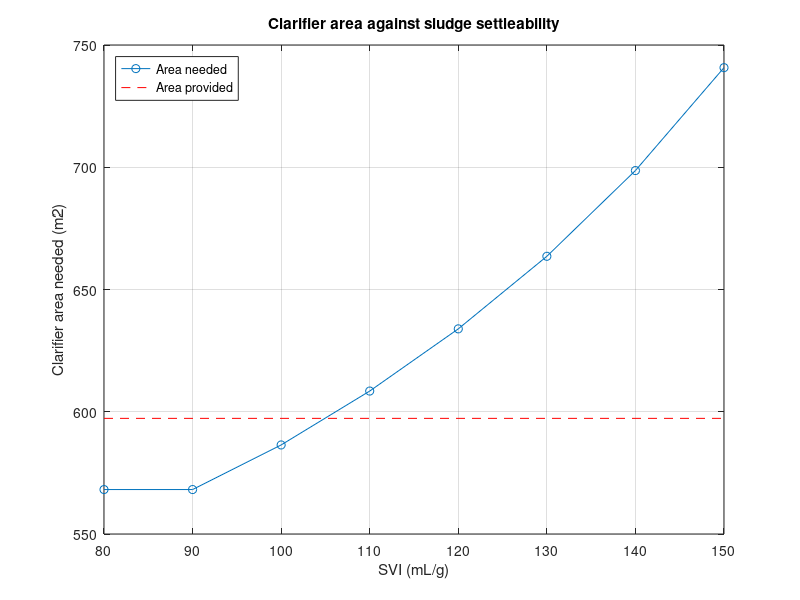

Here is the MATLAB script that generated this plot:
%% Secondary clarifier design

clear;
clc;

%% 1. Input data from the previous design stages

DWF    = 10000;   % Dry weather flow (m3/d)
FFT    = 25000;   % Flow to full treatment (m3/d)
MLSS   = 4000;    % Sludge concentration in the aeration tank (mg/L)
Px_TSS = 1564;    % Total sludge production (kg TSS/d)
V_aer  = 5159;    % Aeration tank volume (m3)
SRT    = 13.2;    % Design sludge age (d)

%% 2. Design assumptions

SVI      = 100;   % Sludge volume index (mL/g)
SOR_avg  = 24;    % Surface overflow rate at DWF (m3/m2/d)
SOR_peak = 44;    % Surface overflow rate at FFT (m3/m2/d)
SLR_avg  = 144;   % Solids loading rate at DWF (kg/m2/d)
SLR_peak = 216;   % Solids loading rate at FFT (kg/m2/d)
WL_max   = 375;   % Maximum allowable weir loading (m3/m/d)
n_tanks  = 2;     % Number of circular clarifiers
depth    = 4.0;   % Side water depth (m)

%% 3. Calculate the return sludge flow

% Estimate the return sludge concentration from the SVI
Xr = 1e6 / SVI;

% Calculate the return sludge ratio
R = MLSS / (Xr - MLSS);

% Calculate the return flow using the dry weather flow
Qr = R * DWF;

%% 4. Calculate the required clarifier area

% Area required to meet the surface overflow rate limits
A_sor_avg  = DWF / SOR_avg;
A_sor_peak = FFT / SOR_peak;

% Area required to meet the solids loading rate limits
A_slr_avg  = (DWF + Qr) * MLSS / 1000 / SLR_avg;
A_slr_peak = (FFT + Qr) * MLSS / 1000 / SLR_peak;

% Compare the four area requirements
A_all = [A_sor_avg, A_sor_peak, A_slr_avg, A_slr_peak];

names = {'SOR at DWF', 'SOR at FFT', 'SLR at DWF', 'SLR at FFT'};

% The largest area determines the clarifier design
[A_req, g] = max(A_all);

%% 5. Determine the clarifier dimensions

% Calculate the minimum diameter required for each tank
D_req = sqrt(4 * (A_req / n_tanks) / pi);

% Round the diameter up to the next 0.5 m
D = ceil(D_req * 2) / 2;

% Calculate the total area and volume provided
A_tot  = n_tanks * pi * D^2 / 4;
V_clar = A_tot * depth;

% Check the actual surface overflow rates
SOR_avg_act  = DWF / A_tot;
SOR_peak_act = FFT / A_tot;

% Check the actual solids loading rates
SLR_avg_act  = (DWF + Qr) * MLSS / 1000 / A_tot;
SLR_peak_act = (FFT + Qr) * MLSS / 1000 / A_tot;

% Calculate the total weir length around the tanks
L_weir = n_tanks * pi * D;

% Calculate the weir loading at average and peak flows
WL_avg  = DWF / L_weir;
WL_peak = FFT / L_weir;

%% 6. Calculate sludge wasting rates

% Calculate the sludge wasting flow from the return line
Qw_ras = Px_TSS / (Xr / 1000);

% Estimate the wasting flow from the aeration tank
Qw_tank = V_aer / SRT;

% Calculate the solids removed through tank wasting
M_tank = Qw_tank * MLSS / 1000;

%% 7. Check the effect of different SVI values

% Calculate the required area for a given SVI
% The return sludge ratio changes as the SVI changes
area_needed = @(svi) max([DWF / SOR_avg, FFT / SOR_peak, (DWF + MLSS / (1e6 / svi - MLSS) * DWF) * MLSS / 1000 / SLR_avg, (FFT + MLSS / (1e6 / svi - MLSS) * DWF) * MLSS / 1000 / SLR_peak]);

% Calculate the area requirement at selected SVI values
SVI_vec = 80:10:150;
nS = numel(SVI_vec);

A_need = zeros(1, nS);
R_vec  = zeros(1, nS);

for i = 1:nS

    A_need(i) = area_needed(SVI_vec(i));

    % Calculate the return sludge ratio at this SVI
    R_vec(i) = MLSS / (1e6 / SVI_vec(i) - MLSS);

end

% Use smaller SVI increments to estimate the maximum acceptable SVI
SVI_fine = 80:0.5:150;
A_fine = arrayfun(area_needed, SVI_fine);

% Find the highest tested SVI for which the provided area is sufficient
SVI_limit = SVI_fine(find(A_fine <= A_tot, 1, 'last'));

%% 8. Display the design results

fprintf('\nRETURN SLUDGE (SVI = %d mL/g)\n', SVI);
fprintf('Return concentration: %.0f mg/L\n', Xr);
fprintf('Return ratio: %.3f\n', R);
fprintf('Return flow: %.0f m3/d\n', Qr);

fprintf('\nAREA REQUIRED (m2)\n');

for k = 1:4
    fprintf('%-5s: %.1f\n', names{k}, A_all(k));
end

fprintf('Governing: %s\n', names{g});

fprintf('\nCLARIFIERS\n');
fprintf('Number of tanks: %d\n', n_tanks);
fprintf('Tank diameter: %.1f m\n', D);
fprintf('Side water depth: %.1f m\n', depth);
fprintf('Total area / volume: %.1f m2 / %.0f m3\n', A_tot, V_clar);

fprintf('Overflow rate (DWF/FFT): %.1f / %.1f m3/m2/d\n', SOR_avg_act, SOR_peak_act);

fprintf('Solids loading (DWF/FFT): %.1f / %.1f kg/m2/d\n', SLR_avg_act, SLR_peak_act);

fprintf('Weir loading (DWF/FFT): %.1f / %.1f m3/m/d (limit %d)\n', WL_avg, WL_peak, WL_max);

fprintf('\nSLUDGE WASTING\n');
fprintf('From return line: %.1f m3/d\n', Qw_ras);
fprintf('From aeration tank: %.1f m3/d (%.0f kg/d)\n', Qw_tank, M_tank);

fprintf('\nSVI SENSITIVITY\n');
fprintf('SVI (mL/g) Return ratio Area needed (m2)\n');

for i = 1:nS
    fprintf('%6d %8.2f %10.0f\n', SVI_vec(i), R_vec(i), A_need(i));
end

fprintf('Area provided works up to SVI of about %.1f mL/g\n', SVI_limit);

%% 9. Plot the effect of SVI on clarifier area

figure;

plot(SVI_vec, A_need, '-o');
hold on;

% Show the total area provided by the designed clarifiers
plot([SVI_vec(1) SVI_vec(end)], [A_tot A_tot], 'r--');

xlabel('SVI (mL/g)');
ylabel('Clarifier area needed (m2)');
legend('Area needed', 'Area provided', 'Location', 'northwest');
title('Clarifier area against sludge settleability');
grid on;

% Save the figure for the design report
saveas(gcf, 'clarifier_svi_sensitivity.png');

%% 10. Save results for the next treatment stage

save('clarifier_results.mat');
